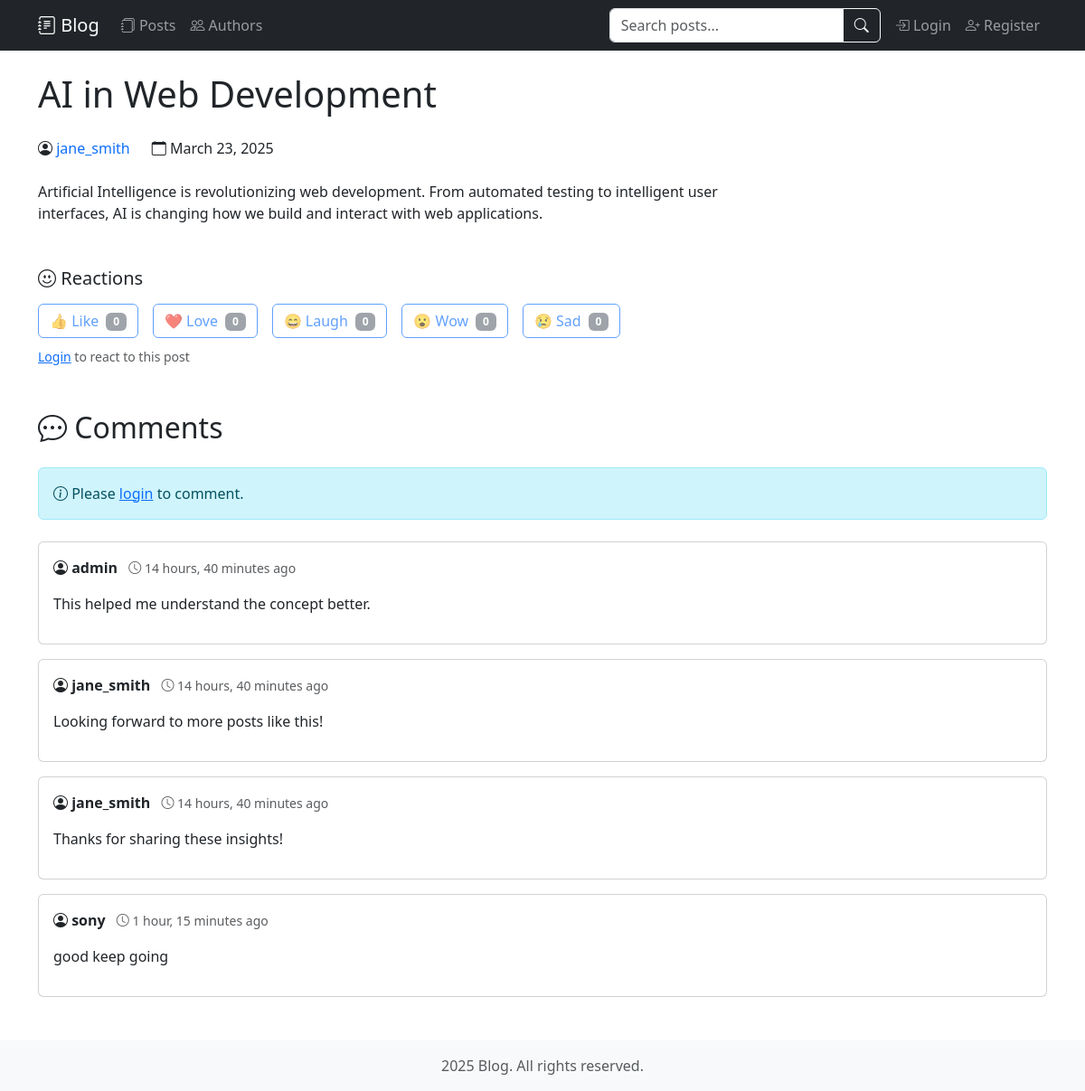
The app's page /blog/blog/8/ with its own data.
### blog/models.py (models this page shows, shortened)
class BlogPost(models.Model):
    title = models.CharField(max_length=200)
    author = models.ForeignKey(BlogAuthor, on_delete=models.CASCADE)
    content = models.TextField(help_text="Write your blog post here.")
    post_date = models.DateTimeField(default=timezone.now)
    tags = models.ManyToManyField(Tag, blank=True, related_name='posts')
    class Meta:
        ordering = ['-post_date']
    def get_reaction_counts(self):
        counts = {}
        for reaction_type, _ in Reaction.REACTION_CHOICES:
            counts[reaction_type] = self.reactions.filter(reaction_type=reaction_type).count()
        return counts
    @property
    def reaction_choices(self):
        return Reaction.REACTION_CHOICES

class BlogAuthor(models.Model):
    user = models.OneToOneField(User, on_delete=models.CASCADE)
    bio = models.TextField(max_length=1000, help_text="Enter your bio details here.")
    def __str__(self):
        return self.user.username

class Comment(models.Model):
    blog = models.ForeignKey(BlogPost, on_delete=models.CASCADE)
    user = models.ForeignKey(User, on_delete=models.CASCADE)
    description = models.TextField(max_length=1000, help_text="Enter comment about blog here.")
    post_date = models.DateTimeField(default=timezone.now)
    class Meta:
        ordering = ['post_date']

### blog/views.py (the view)
# urls.py: path('blog/<int:pk>/', views.BlogPostDetailView.as_view(), name='post-detail'),
class BlogPostDetailView(DetailView):
    model = BlogPost
    template_name = 'blog/blogpost_detail.html'
    def get_context_data(self, **kwargs):
        context = super().get_context_data(**kwargs)
        context['reaction_choices'] = Reaction.REACTION_CHOICES
        if self.request.user.is_authenticated:
            context['user_reaction'] = Reaction.objects.filter(
                post=self.object,
                user=self.request.user
            ).first()
        context['reaction_counts'] = self.object.get_reaction_counts()
        return context

### blog/templatetags/blog_extras.py (called while the page is built)
@register.filter
def get_item(dictionary, key):
    return dictionary.get(key, 0)  # Return 0 if key doesn't exist

### blog/templates/blog/blogpost_detail.html (shortened to what this page needs)
{% extends "base.html" %}
{% load blog_extras %}
{% block content %}
<article class="blog-post">
    <h1 class="mb-4">{{ blogpost.title }}</h1>
    <div class="d-flex align-items-center mb-4">
        <div class="author-info">
            <i class="bi bi-person-circle"></i>
            <a href="{% url 'blogger-detail' blogpost.author.pk %}" class="text-decoration-none">{{ blogpost.author }}</a>
        </div>
        <div class="date-info ms-4">
            <i class="bi bi-calendar"></i>
            {{ blogpost.post_date|date }}
        </div>
    </div>
    <div class="blog-content mb-5">
        {{ blogpost.content|linebreaks }}
    </div>
    <div class="reactions mb-4">
        <h5 class="mb-3"><i class="bi bi-emoji-smile"></i> Reactions</h5>
        <div class="d-flex align-items-center gap-3 flex-wrap">
            {% for reaction_type, label in blogpost.reaction_choices %}
            <button class="btn {% if user_reaction and user_reaction.reaction_type == reaction_type %}btn-primary{% else %}btn-outline-primary{% endif %} reaction-btn"
                    data-reaction="{{ reaction_type }}"
                    {% if not user.is_authenticated %}disabled title="Please login to react"{% endif %}>
                <span class="reaction-emoji">{{ label|slice:":2" }}</span>
                <span class="reaction-label">{{ label|slice:"2:" }}</span>
                <span class="reaction-count badge bg-secondary ms-1">{{ blogpost.get_reaction_counts|get_item:reaction_type|default:"0" }}</span>
            </button>
            {% endfor %}
        </div>
        {% if not user.is_authenticated %}
        <div class="mt-2 text-muted">
            <small><a href="{% url 'login' %}">Login</a> to react to this post</small>
        </div>
        {% endif %}
    </div>
    <section class="comments-section mt-5">
        <h2 class="mb-4"><i class="bi bi-chat-dots"></i> Comments</h2>
        {% if user.is_authenticated %}
        <div class="card mb-4">
            <div class="card-body">
                <form method="post" action="{% url 'blog-comment' blogpost.pk %}">
                    {% csrf_token %}
                    <div class="mb-3">
                        <label for="comment" class="form-label">Add a comment</label>
                        <textarea class="form-control" id="comment" name="description" rows="3" required></textarea>
                    </div>
                    <button type="submit" class="btn btn-primary">
                        <i class="bi bi-send"></i> Post Comment
                    </button>
                </form>
            </div>
        </div>
        {% else %}
        <div class="alert alert-info mb-4">
            <i class="bi bi-info-circle"></i> Please <a href="{% url 'login' %}?next={{ request.path }}">login</a> to comment.
        </div>
        {% endif %}
        {% if blogpost.comment_set.all %}
        <div class="comments-list">
            {% for comment in blogpost.comment_set.all %}
            <div class="card mb-3">
                <div class="card-body">
                    <div class="d-flex justify-content-between align-items-start mb-2">
                        <div>
                            <strong><i class="bi bi-person-circle"></i> {{ comment.user.username }}</strong>
                            <small class="text-muted ms-2">
                                <i class="bi bi-clock"></i> {{ comment.post_date|timesince }} ago
                            </small>
                        </div>
                    </div>
                    <p class="card-text">{{ comment.description|linebreaks }}</p>
                </div>
            </div>
            {% endfor %}
        </div>
        {% else %}
        <div class="alert alert-info">
            <i class="bi bi-info-circle"></i> No comments yet. Be the first to comment!
        </div>
        {% endif %}
    </section>
</article>
{% endblock %}

### records on screen
BlogPost: title "AI in Web Development", author "jane_smith", post_date "March 23, 2025", content "Artificial Intelligence is revolutionizing web development. From automated testing to intelligent user interfaces, AI is changing how we build and interact with web applications.", get_reaction_counts|get_item "0" "0" "0" "0" "0"
Comment: user.username "admin", post_date "14 hours, 40 minutes", description "This helped me understand the concept better."
Comment: user.username "jane_smith", post_date "14 hours, 40 minutes", description "Looking forward to more posts like this!"
Comment: user.username "jane_smith", post_date "14 hours, 40 minutes", description "Thanks for sharing these insights!"
Comment: user.username "sony", post_date "1 hour, 15 minutes", description "good keep going"

### other values on screen
{{ label|slice:":2" }} "👍" "❤️" "😄" "😮" "😢"
{{ label|slice:"2:" }} "Like" "Love" "Laugh" "Wow" "Sad"
